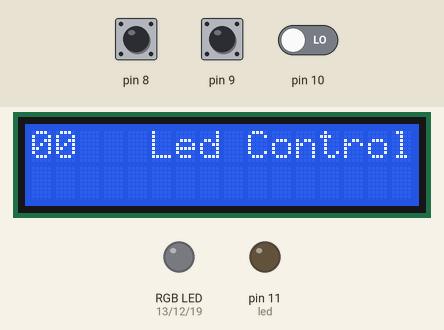
Bench run of a sketch on a simulated Arduino Uno, built with avr-gcc and run on an emulated ATmega328P. Shown: 16×2 character LCD, an RGB LED mixed from three pins (HIGH = lit), output pins drawn as LEDs (lit = HIGH). Inputs (shaded band) come from the test bench; at power-on: pin 8 LOW, pin 9 LOW, pin 10 LOW.

Above: at 1.2 s.
1.3 s: pin 8 driven HIGH
At 2.5 s:
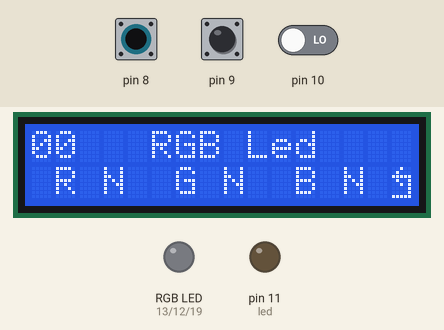
2.8 s: pin 9 driven HIGH
At 3.7 s:
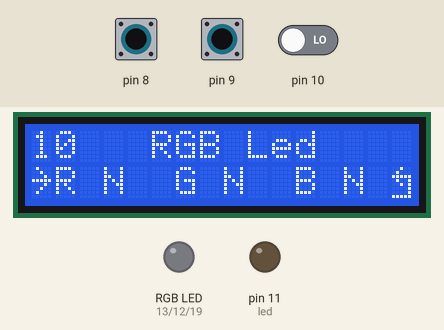
4.3 s: pin 8 pulsed LOW 2 times (0.12 s each, 0.3 s apart)
At 5.7 s:
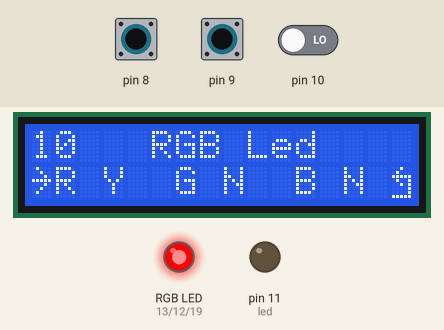
6.4 s: pin 10 driven HIGH
At 7.6 s:
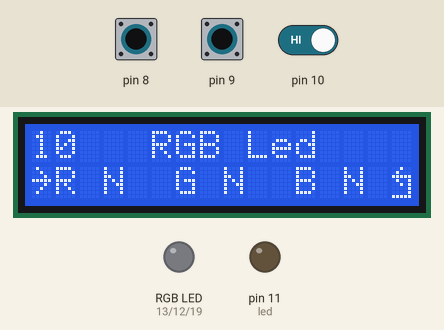
7.9 s: pin 9 pulsed LOW 5 times (0.12 s each, 0.3 s apart)
At 10.5 s:
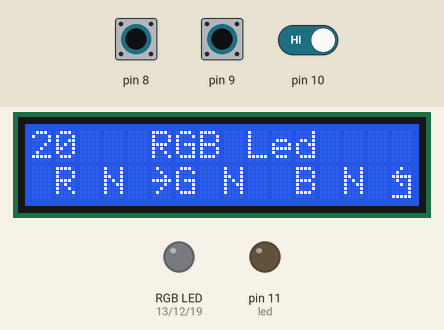
Timing chart, 0 to 11.9 s (numbered marks = the images above; inputs shaded):
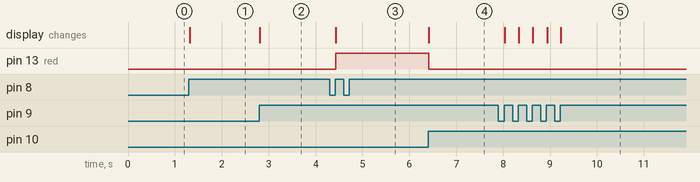

The sketch:

Lcd_submenu.ino
```cpp
// Lcd e submenu
//   NJarpa
//   Led Control using multiple screens and submenus

#include <LiquidCrystal.h>

LiquidCrystal lcd(2, 3, 4, 5, 6, 7); //Arduino pins to lcd pins (RS,E,D4,D5,D6,D7)

//Counters to change positions of pages and sub-menus

int page_counter=1 ;       //To move beetwen pages
int subpage_counter=0;    //To move submenu 1 RGB
int subpage2_counter=0;   //To move submenu 2 Led


//-------Pins-----//
int up = 8;               //Up/Yes button
int sel = 9;             //Select button
int down = 10;           //Down/No button
int led = 11;            //Led (pwm output)
int red = 13;            //red color
int green =12;           //green color
int blue = 19;           //blue color (A5 as output)
//---------Storage states of buttons for debounce function-----//
boolean current_up = LOW;
boolean last_up=LOW;
boolean current_sel = LOW;
boolean last_sel = LOW;
boolean last_down = LOW;
boolean current_down = LOW;
//--------Led states-----------//
boolean red_state = LOW;
boolean green_state = LOW;
boolean blue_state = LOW;
int led_lum =00;


//Custom return char
byte back[8] = {
  0b00100,
  0b01000,
  0b11111,
  0b01001,
  0b00101,
  0b00001,
  0b00001,
  0b11111
};

//Custom arrow char
byte arrow[8] = {
  0b01000,
  0b00100,
  0b00010,
  0b11111,
  0b00010,
  0b00100,
  0b01000,
  0b00000
};

void setup() {
  // Declare pin modes
  pinMode(red, OUTPUT);
  pinMode(green, OUTPUT);
  pinMode(blue,OUTPUT);
  pinMode(led,OUTPUT);

  lcd.begin(16,2);
  lcd.createChar(1, back);
  lcd.createChar(2, arrow);
}


   //---- De-bouncing function for all buttons----//
boolean debounce(boolean last, int pin)
{
boolean current = digitalRead(pin);
if (last != current)
{
delay(5);
current = digitalRead(pin);
}
return current;
}


void loop() {

current_up = debounce(last_up, up);         //Debounce for Up button
current_sel = debounce(last_sel, sel);      //Debounce for Select  button
current_down = debounce(last_down, down);   //Debounce for Down button

//----Page counter function to move pages----//

if(subpage_counter==0 && subpage2_counter==0){                 // up/down buttons enabled if subcounters are 0,Disabled if 1,2..etc to work on submenus

//Page Up
    if (last_up== LOW && current_up == HIGH){ //Up button pressed
      lcd.clear();                            //Clear lcd if page is changed to print new one
      if(page_counter <3){              //Page counter never higher than 3(total of pages)
      page_counter= page_counter +1;   //Page up

      }
      else{
      page_counter= 3;                 //If higher than 3 (last page) stay on page 3(change to 1 if you want to rotate)
      }

}


last_up = current_up;                 //Save up button last state

//Page Down
    if (last_down== LOW && current_down == HIGH){//Down button pressed
      lcd.clear();                       //Clear lcd if page is changed to print new one
      if(page_counter >1){              //Page counter never lower than 1 (total of pages)
      page_counter= page_counter -1;   //Page down

      }
      else{
      page_counter= 1;                 //If lower than 1(first page) stay on page 1(change to 3 if you want to rotate)
      }
  }

    last_down = current_down;         //Save down button last state
}
//------- Switch function to write and show what you want---//
  switch (page_counter) {

    case 1:{     //Design of home page 1
      lcd.setCursor(5,0);
      lcd.print("Led Control");

    }//case1 end
    break;

    case 2: { //Design of page 2 RGB control

   //Static objects
     lcd.setCursor(5,0);
     lcd.print("RGB Led");
     lcd.setCursor(1,1);
     lcd.print("R");
     lcd.setCursor(6,1);
     lcd.print("G");
     lcd.setCursor(11,1);
     lcd.print("B");
     lcd.setCursor(15,1);
     lcd.write(byte(1));     //Return custom char

     //Functions

     // Sub counter control
     if (last_sel== LOW && current_sel == HIGH){ //select button pressed
      if(subpage_counter <4){                    // subpage counter never higher than 4 (total of items)
     subpage_counter ++;                         //subcounter to move beetwen submenu
     }
     else{                                       //If subpage higher than 4 (total of items) return to first item
      subpage_counter=1;
     }
     }
     last_sel=current_sel;                      //Save last state of select button

     //First item control(subpage_counter =1) red led
     if(subpage_counter==1){
     lcd.setCursor(14,1);
     lcd.print(" ");                           //Delete last arrow position
     lcd.setCursor(0,1);
     lcd.write(byte(2));
     if (last_up== LOW && current_up == HIGH){  //Up, red led on
     red_state=HIGH;
     }
     last_up=current_up;

     if(last_down== LOW && current_down == HIGH){//Down, red led off
     red_state=LOW;
     }
     last_down=current_down;
     }


     if(red_state==LOW){
     lcd.setCursor(3,1);
     lcd.print("N");
     }
     else{
     lcd.setCursor(3,1);
     lcd.print("Y");
     }

     //Second item control (subpage_counter=2) green led
     if(subpage_counter==2){
     lcd.setCursor(0,1);
     lcd.print(" ");                           //Delete last arrow position
     lcd.setCursor(5,1);                      //Place the arrow
     lcd.write(byte(2));
     if (last_up== LOW && current_up == HIGH){
     green_state=HIGH;
     }
     last_up=current_up;

     if(last_down== LOW && current_down == HIGH){
     green_state=LOW;
     }
     last_down=current_down;
     }


     if(green_state==LOW){
     lcd.setCursor(8,1);
     lcd.print("N");
     }
     else{
     lcd.setCursor(8,1);
     lcd.print("Y");
     }

     //Thirth item control (subpage_counter=3) blue led
     if(subpage_counter==3){
     lcd.setCursor(5,1);
     lcd.print(" ");                           //Delete last arrow position
     lcd.setCursor(10,1);                      //Place the arrow
     lcd.write(byte(2));
     if (last_up== LOW && current_up == HIGH){
     blue_state=HIGH;
     }
     last_up=current_up;

     if(last_down== LOW && current_down == HIGH){
     blue_state=LOW;
     }
     last_down=current_down;
     }


     if(blue_state==LOW){
     lcd.setCursor(13,1);
     lcd.print("N");
     }
     else{
     lcd.setCursor(13,1);
     lcd.print("Y");
     }

     //Fourth item control (subpage_counter=4) back
     if(subpage_counter==4){
     lcd.setCursor(10,1);
     lcd.print(" ");                           //Delete last arrow position
     lcd.setCursor(14,1);                      //Place the arrow
     lcd.write(byte(2));
     if (last_up== LOW && current_up == HIGH){ //Yes button pressed
     lcd.setCursor(14,1);
     lcd.print(" ");                            //Delete arrow
     subpage_counter=0;                         //if sub page 0, exit sub menu, up/down pages enabled
     }
     last_up=current_up;

     if(last_down== LOW && current_down == HIGH){//No button pressed
     subpage_counter=1;                          //Stay on sub menu, return to R
     }
     last_down=current_down;
     }
    }//case2 end
    break;

    case 3: {   //Design of page 3
     //Static objects
     lcd.setCursor(2,0);
     lcd.print("Led Brightness");
     lcd.setCursor(7,1);
     if(led_lum <10){    //To avoid "0" of number 10
     lcd.setCursor(7,1);
     lcd.print("0");
     }
     lcd.print(led_lum);

     lcd.setCursor(15,1);
     lcd.write(byte(1));     //Return custom char

     // Sub counter 2 control
     if (last_sel== LOW && current_sel == HIGH){ //select button pressed
     if(subpage2_counter <2){                    // subpage counter never higher than 2(total of items)
     subpage2_counter ++;                         //subcounter to move beetwen submenu
     }
     else{                                       //If subpage higher than 2 (total of items) return to first item
      subpage2_counter=1;
     }
     }
     last_sel=current_sel;                      //Save last state of select button

     //First item control(subpage2_counter =1) led brightness
     if(subpage2_counter==1){
     lcd.setCursor(14,1);
     lcd.print(" ");                           //Delete last arrow position
     lcd.setCursor(6,1);
     lcd.write(byte(2));

     //Control led_lum variable
     if (last_up== LOW && current_up == HIGH){  //Up bright +
     if(led_lum < 10){                         //led_lum never higher than 10 (max value)
     led_lum ++ ;
     }
     else{
     led_lum = 0;                              //If led_lum higher than 10, return to 0
     }
     }
     last_up=current_up;


     if(last_down== LOW && current_down == HIGH){  //Down bright -
     if(led_lum >0){                              //led_lum never lower than 0
     led_lum --;
     }
     else{
     led_lum = 0;
     }
     }
     last_down=current_down;

     }

     //PWM Control (pwm output 0 to 255 divided by 10 ,pin 11)
     if(led_lum==0){
     analogWrite(led,0);
     }
     if(led_lum==1){
     analogWrite(led,25);
     }
     if(led_lum==2){
     analogWrite(led,50);
     }
     if(led_lum==3){
     analogWrite(led,75);
     }
     if(led_lum==4){
     analogWrite(led,100);
     }
     if(led_lum==5){
     analogWrite(led,125);
     }
     if(led_lum==6){
     analogWrite(led,150);
     }
     if(led_lum==7){
     analogWrite(led,175);
     }
     if(led_lum==8){
     analogWrite(led,200);
     }
     if(led_lum==9){
     analogWrite(led,225);
     }
     if(led_lum==10){
     analogWrite(led,255);
     }

     //Second item control (subpage2_counter==2) back
     if(subpage2_counter==2){
     lcd.setCursor(6,1);
     lcd.print(" ");                           //Delete last arrow position
     lcd.setCursor(14,1);                      //Place the arrow
     lcd.write(byte(2));
     if (last_up== LOW && current_up == HIGH){
     subpage2_counter=0;                       //Exit submenu, up/down pages enabled
     lcd.setCursor(14,1);
     lcd.print(" ");
     }
     last_up=current_up;

     if(last_down== LOW && current_down == HIGH){
     subpage2_counter=1;                        //Stay on sub menu, return to led_lum control
     }
     last_down=current_down;
     }

    }//case3 end
    break;

  }//switch end


//------------Change led states---------//
if(red_state==HIGH){
  digitalWrite(red,HIGH);
}
if(red_state==LOW){
  digitalWrite(red,LOW);
}


if(green_state==HIGH){
  digitalWrite(green,HIGH);
}
if(green_state==LOW){
  digitalWrite(green,LOW);
}

if(blue_state==HIGH){
  digitalWrite(blue,HIGH);
}
if(blue_state==LOW){
  digitalWrite(blue,LOW);
}

//Show sub counters status,delete or comment if not needed
 lcd.setCursor(0,0);
 lcd.print(subpage_counter);

 lcd.setCursor(1,0);
 lcd.print(subpage2_counter);


}//loop end
```

Measured:
- after the input at 1.3 s, the display: changes at once (image 1)
- after the input at 2.8 s, the display: changes at once (image 2)
- after the input at 4.3 s, pin 13 (red): LOW → HIGH after 0.13 s; the display: changes after 0.13 s (image 3)
- after the input at 6.4 s, pin 13 (red): HIGH → LOW at once; the display: changes at once (image 4)
- after the input at 7.9 s, the display: changes after 0.13 s (image 5)
